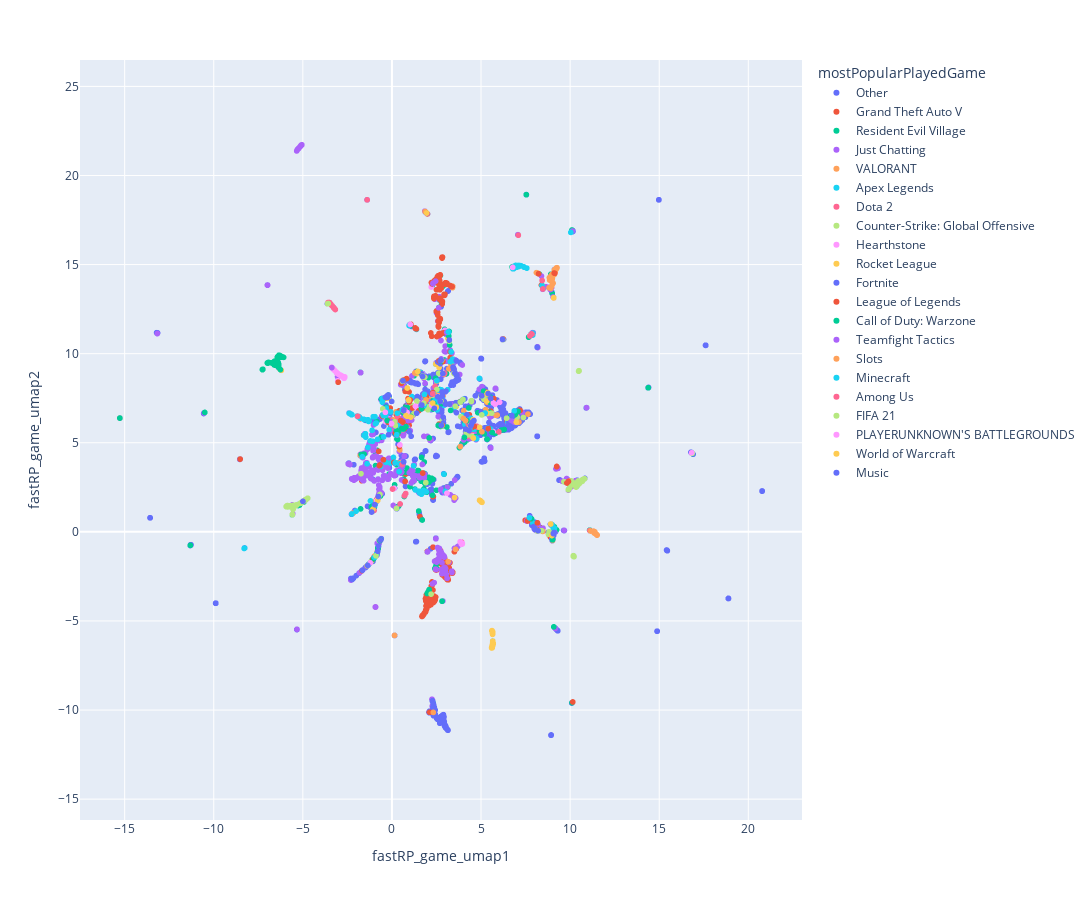

Notebook code cell kept with this figure:
### Code cell
fig = px.scatter(games_df[games_df['componentId']==0], x='fastRP_game_umap1', y='fastRP_game_umap2', color='mostPopularPlayedGame', hover_data=['game_count', 'allPlayedGames', 'nodeId'], width=1100, height=900)
fig.update_layout(
    yaxis={"scaleanchor":"x", "scaleratio":1}
)
fig.show()
